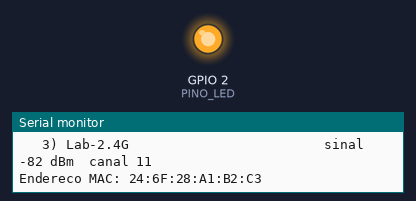
A sketch run on a simulated ESP32. On the bench: output pins drawn as LEDs (lit = HIGH), the last lines printed to the serial monitor. A WiFi scan finds three made-up networks.

Above: at 3.2 s.
At 15.7 s:
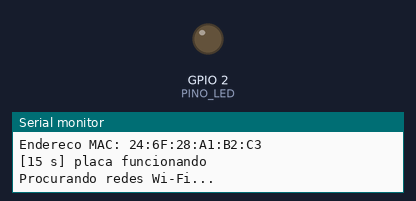
Timing chart, 0 to 22.5 s (numbered marks = the images above):
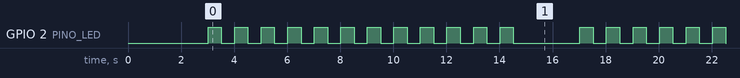

The sketch:

teste_esp32.ino
```cpp
// Teste rápido da placa ESP32: informações do chip, LED piscando e busca de redes Wi-Fi.
// Abra o Monitor Serial em 115200 baud para ver as mensagens.

#include <WiFi.h>

const int PINO_LED = 2;  // LED azul da maioria das placas ESP32 DevKit

void listarRedes() {
  Serial.println("Procurando redes Wi-Fi...");
  int n = WiFi.scanNetworks();
  if (n == 0) {
    Serial.println("Nenhuma rede encontrada.");
  }
  for (int i = 0; i < n; i++) {
    Serial.printf("  %2d) %-32s sinal %4d dBm  canal %2d\n",
                  i + 1, WiFi.SSID(i).c_str(), WiFi.RSSI(i), WiFi.channel(i));
  }
  WiFi.scanDelete();
}

void setup() {
  Serial.begin(115200);
  delay(1000);
  pinMode(PINO_LED, OUTPUT);

  Serial.println();
  Serial.println("=== Teste ESP32 ===");
  Serial.printf("Modelo: %s (revisao %d), %d nucleos a %lu MHz\n",
                ESP.getChipModel(), ESP.getChipRevision(), ESP.getChipCores(),
                (unsigned long)ESP.getCpuFreqMHz());
  Serial.printf("Memoria flash: %lu MB | RAM livre: %lu KB\n",
                (unsigned long)(ESP.getFlashChipSize() / (1024 * 1024)),
                (unsigned long)(ESP.getFreeHeap() / 1024));

  WiFi.mode(WIFI_STA);
  listarRedes();
  // o MAC só é lido corretamente depois que o rádio Wi-Fi foi ligado
  Serial.printf("Endereco MAC: %s\n", WiFi.macAddress().c_str());
}

void loop() {
  static unsigned long ultimaBusca = 0;
  digitalWrite(PINO_LED, !digitalRead(PINO_LED));
  delay(500);

  if (millis() - ultimaBusca > 15000) {
    ultimaBusca = millis();
    Serial.printf("[%lu s] placa funcionando\n", millis() / 1000);
    listarRedes();
  }
}
```

Measured:
- by itself, GPIO 2 (PINO_LED): moves between LOW and HIGH, repeating every 15.0 s
- by itself, everything shown: repeats every 15.0 s, in 26 steps
